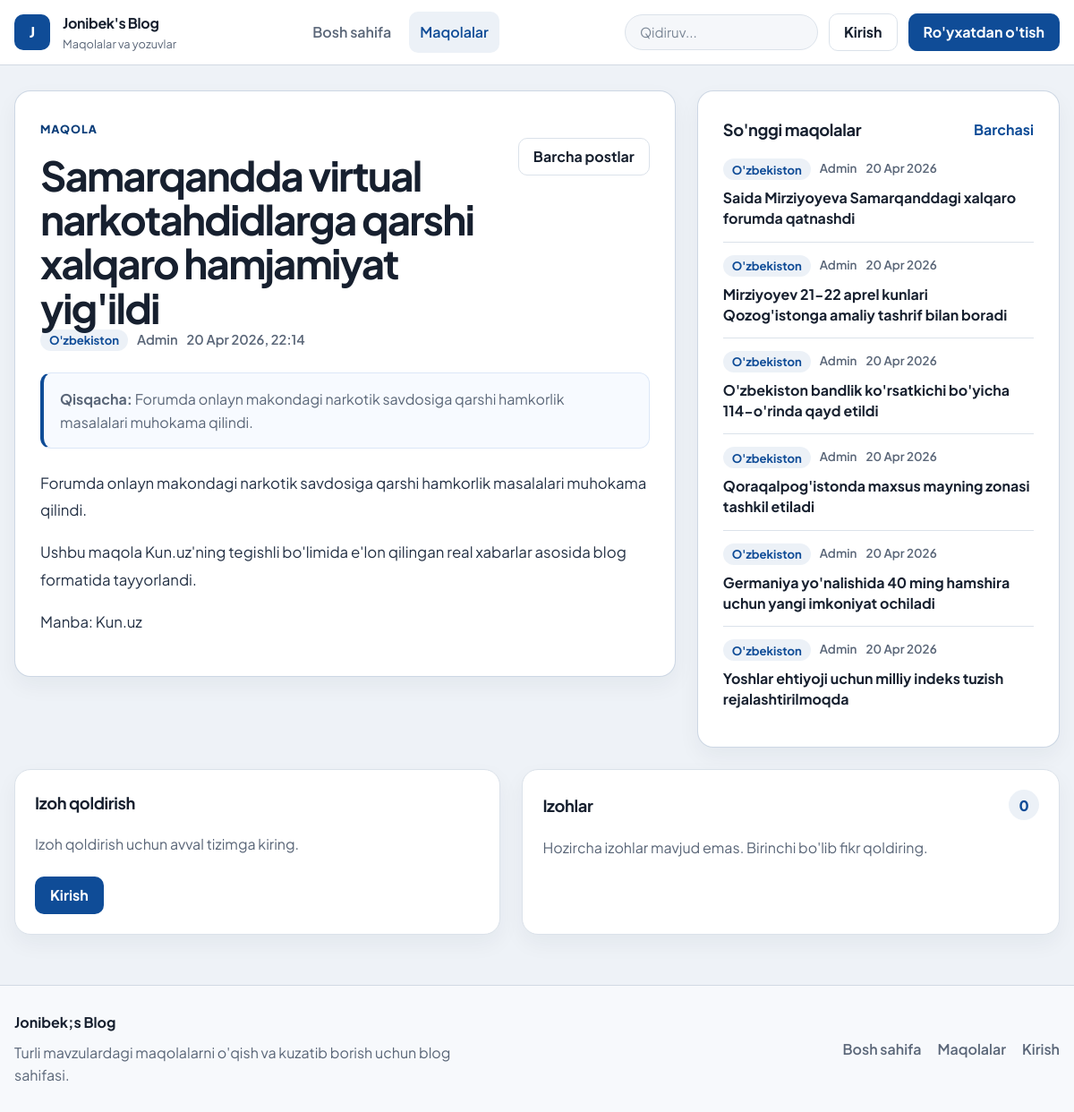
The app's page /articles/14/detail/ with its own data.
### articles/models.py (models this page shows, shortened)
class Article(models.Model):
    CATEGORY_CHOICES = (
        ("uzbekiston", "O'zbekiston"),
        ("jahon", "Jahon"),
        ("iqtisodiyot", "Iqtisodiyot"),
        ("sport", "Sport"),
        ("texnologiya", "Texnologiya"),
    )
    title = models.CharField(max_length=150)
    category = models.CharField(max_length=30, choices=CATEGORY_CHOICES, default="uzbekiston")
    summary = models.CharField(max_length=150, blank=True)
    body = CKEditor5Field()
    photo = models.ImageField(upload_to='images/', blank=True)
    date = models.DateTimeField(auto_now_add=True)
    author = models.ForeignKey(get_user_model(), on_delete=models.CASCADE)

### accounts/models.py (models this page shows)
class CustomUser(AbstractUser):
    age = models.CharField(blank=True, null=True)

### articles/views.py (the view, shortened to what this page needs)
# urls.py: path("<int:pk>/detail/", ArticleDetailView.as_view(), name="detail"),
class ArticleDetailView(DetailView):
    model = Article
    template_name = "article/detail.html"
    def get_queryset(self):
        return Article.objects.select_related("author").prefetch_related("comments__author")
    def get_context_data(self, **kwargs):
        context = super().get_context_data(**kwargs)
        context["comment_form"] = kwargs.get("comment_form", CommentForm())
        context["comment_list"] = self.object.comments.select_related("author").order_by("-id")
        same_category_articles = list(
            Article.objects.select_related("author")
            .filter(category=self.object.category)
            .exclude(pk=self.object.pk)
            .order_by("-date")[:6]
        )
        context["latest_articles"] = same_category_articles
        context["category_choices"] = Article.CATEGORY_CHOICES
        return context

### articles/forms.py
class CommentForm(forms.ModelForm):
    class Meta:
        model = Comments
        fields = ("comments",)
        labels = {
            "comments": "Izoh",
        }
        widgets = {
            "comments": forms.Textarea(
                attrs={
                    "rows": 4,
                    "placeholder": "Fikringizni yozing...",
                }
            )
        }

### templates/article/detail.html (shortened to what this page needs)
{% extends 'base.html' %}
{% block content %}
<section class="detail-layout">
    <article class="detail-card">
        <div class="detail-header">
            <div>
                <span class="eyebrow">Maqola</span>
                <h1>{{ article.title }}</h1>
                <div class="post-meta">
                    <span class="category-badge">{{ article.get_category_display }}</span>
                    <span>{{ article.author|title }}</span>
                    <span>{{ article.date|date:"d M Y, H:i" }}</span>
                </div>
            </div>
            <div class="detail-actions">
                <a href="{% url 'list' %}" class="button button-secondary">Barcha postlar</a>
            </div>
        </div>
        {% if article.summary %}
            <div class="summary-banner">
                <strong>Qisqacha:</strong>
                <span>{{ article.summary }}</span>
            </div>
        {% endif %}
        <div class="rich-text">
            {{ article.body|safe }}
        </div>
    </article>
    <aside class="detail-sidebar">
        <section class="side-card">
            <div class="section-head">
                <h2>So'nggi maqolalar</h2>
                <a href="{% url 'list' %}" class="text-link">Barchasi</a>
            </div>
            <div class="story-list">
                {% for item in latest_articles %}
                    <article class="headline-item">
                        <div class="story-meta">
                            <span class="category-badge">{{ item.get_category_display }}</span>
                            <span>{{ item.author|title }}</span>
                            <span>{{ item.date|date:"d M Y" }}</span>
                        </div>
                        <h3><a href="{% url 'detail' item.pk %}">{{ item.title }}</a></h3>
                    </article>
                {% empty %}
                    <div class="empty-inline">
                        <p>Yana maqolalar shu yerda chiqadi.</p>
                    </div>
                {% endfor %}
            </div>
        </section>
    </aside>
</section>
<section class="comment-shell">
    <div class="comment-form-card">
        <div class="section-head">
            <h2>Izoh qoldirish</h2>
        </div>
        {% if user.is_authenticated %}
            <form method="post" class="comment-form" novalidate>
                {% csrf_token %}
                {% for hidden in comment_form.hidden_fields %}
                    {{ hidden }}
                {% endfor %}
                <div class="form-field{% if comment_form.comments.errors %} has-error{% endif %}">
                    <label for="{{ comment_form.comments.id_for_label }}">Izoh</label>
                    {{ comment_form.comments }}
                    {% for error in comment_form.comments.errors %}
                        <p class="field-error">{{ error }}</p>
                    {% endfor %}
                </div>
                <div class="form-actions">
                    <button class="button button-primary" type="submit">Izoh yuborish</button>
                </div>
            </form>
        {% else %}
            <p class="comment-login-copy">Izoh qoldirish uchun avval tizimga kiring.</p>
            <div class="form-actions">
                <a href="{% url 'login' %}?next={{ request.path }}" class="button button-primary">Kirish</a>
            </div>
        {% endif %}
    </div>
    <div class="comment-list-card">
        <div class="section-head">
            <h2>Izohlar</h2>
            <span class="comment-count">{{ comment_list|length }}</span>
        </div>
        {% if comment_list %}
            <div class="comment-list">
                {% for comment in comment_list %}
                    <article class="comment-card">
                        <div class="comment-card-header">
                            <strong>{{ comment.author|title }}</strong>
                        </div>
                        <p>{{ comment.comments }}</p>
                    </article>
                {% endfor %}
            </div>
        {% else %}
            <div class="empty-inline">
                <p>Hozircha izohlar mavjud emas. Birinchi bo'lib fikr qoldiring.</p>
            </div>
        {% endif %}
    </div>
</section>
{% endblock content %}

### records on screen
Article: title "Samarqandda virtual narkotahdidlarga qarshi xalqaro hamjamiyat yig'ildi", category "O'zbekiston", author "Admin", date "20 Apr 2026, 22:14", summary "Forumda onlayn makondagi narkotik savdosiga qarshi hamkorlik masalalari muhokama qilindi.", body "Forumda onlayn makondagi narkotik savdosiga qarshi hamkorlik masalalari muhokama qilindi. Ushbu maqola Kun.uz'ning tegishli bo'limida e'lon qilingan real xabarlar asosida blog formatida tayyorlandi. Manba: Kun.uz"
Article: category "O'zbekiston", author "Admin", date "20 Apr 2026", title "Saida Mirziyoyeva Samarqanddagi xalqaro forumda qatnashdi"
Article: category "O'zbekiston", author "Admin", date "20 Apr 2026", title "Mirziyoyev 21-22 aprel kunlari Qozog'istonga amaliy tashrif bilan boradi"
Article: category "O'zbekiston", author "Admin", date "20 Apr 2026", title "O'zbekiston bandlik ko'rsatkichi bo'yicha 114-o'rinda qayd etildi"
Article: category "O'zbekiston", author "Admin", date "20 Apr 2026", title "Qoraqalpog'istonda maxsus mayning zonasi tashkil etiladi"
Article: category "O'zbekiston", author "Admin", date "20 Apr 2026", title "Germaniya yo'nalishida 40 ming hamshira uchun yangi imkoniyat ochiladi"
Article: category "O'zbekiston", author "Admin", date "20 Apr 2026", title "Yoshlar ehtiyoji uchun milliy indeks tuzish rejalashtirilmoqda"

### other values on screen
{{ comment_list|length }} "0"
